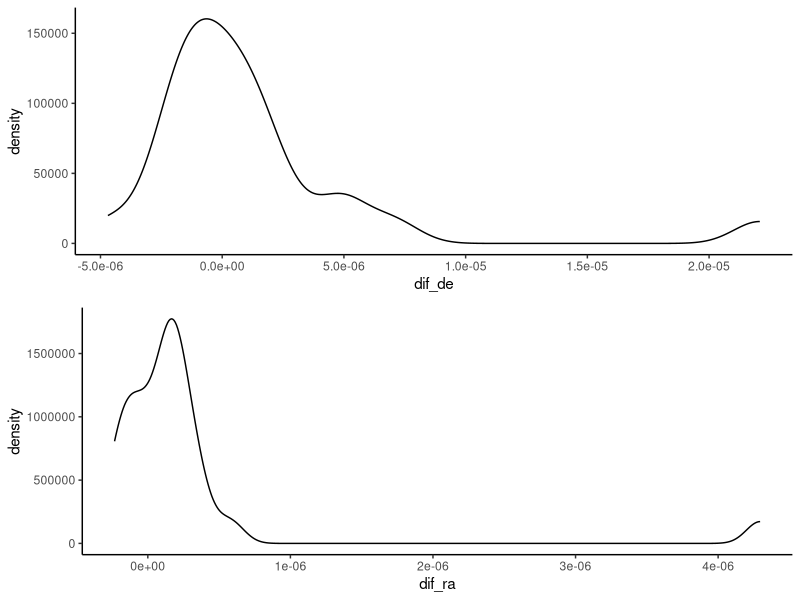
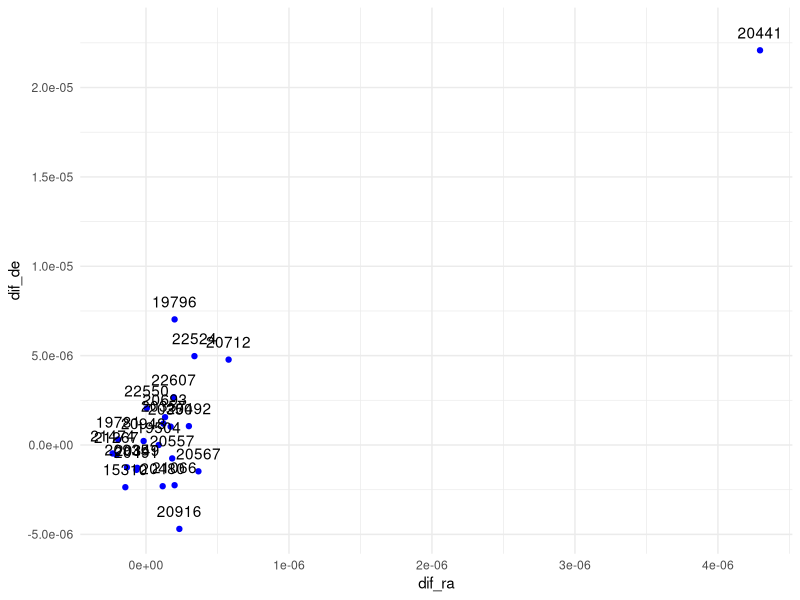
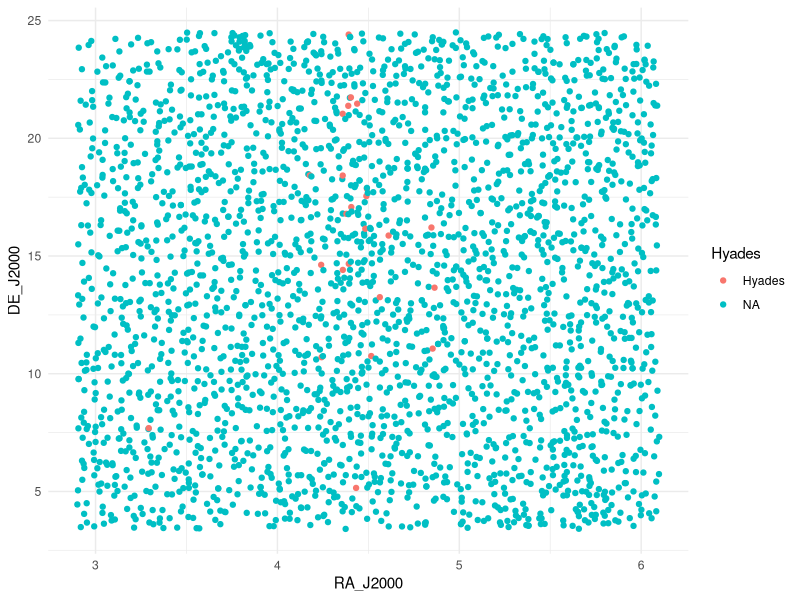
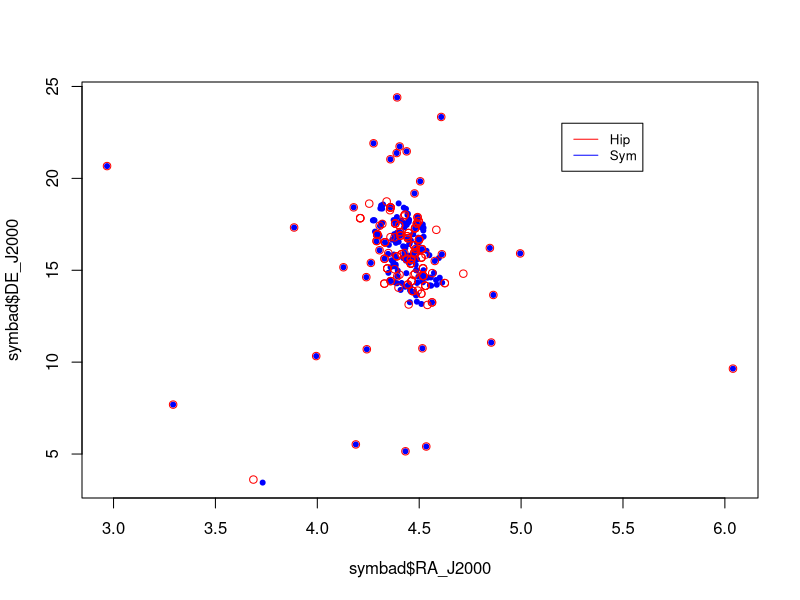
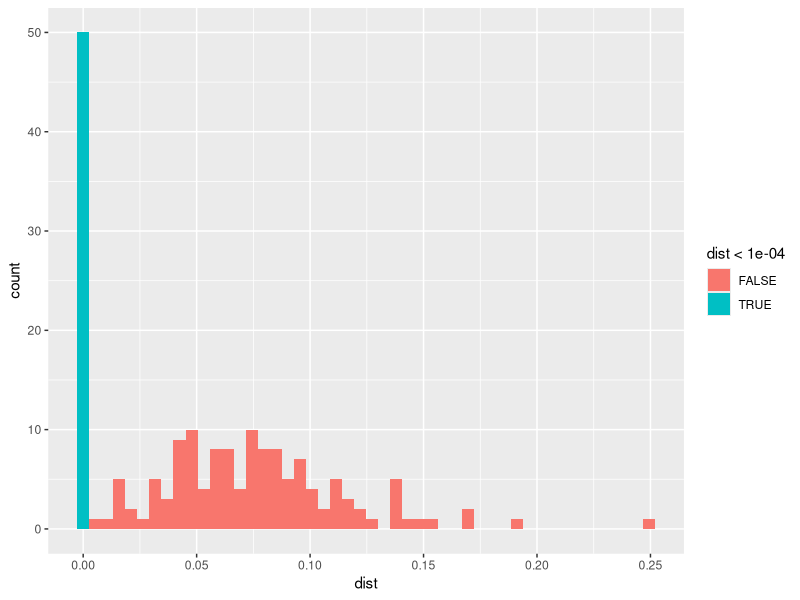

Write the R code that produced these figures, in order.
## ---- chunk 1
rm(list=ls())

library(tidyverse)
library(ggplot2)
library(tidyr)
library(dplyr)
library(purrr)
library(readxl)
library(ggpubr)
library(magrittr)
## ---- chunk 2
# Busqueda de estrellas idénticas en diferentes catalogos

# Carga de archivos en R
#
# Carga del catalogo Hipparcos
hip <- read_excel("..//00.Datos_y_TP//hyades_source.xlsx", sheet = 2)

#Carga del Catalogo Symbad
symbad <- read_excel("..//00.Datos_y_TP//hyades_source.xlsx", sheet = 1)

#Carga del Catalogo Tycho
tycho <- read_excel("..//00.Datos_y_TP//hyades_source.xlsx", sheet = 3)

# Los estrellas en el siguiente archivo son las unicas estrellas que sabemos que son 
# Hyades y ademas conocemos su ID en Hipparcos
idcruz <- read_excel("..//00.Datos_y_TP//id_cruzada_Symbad_Hipparcos.xlsx", col_names = c("HD","HIP"))

## ---- chunk 3
# Los identificadores tienen un espacio en blanco al final
symbad$identifier <- sub("\\W$", "", symbad$identifier)

# Agregamos una variable al dataframe Symbad indicando cuales 
# de las Hyades tienen ID en Hipparcos
symbad$idHip <- symbad$identifier %in% idcruz$HD


## ---- chunk 4
idcruz <- idcruz %>%
  mutate(HIP_2 = sub("HIP ","", HIP))
  

hip_hyades <- hip %>%
  mutate(HIP = as.character(HIP)) %>%
  inner_join(., idcruz, by = c("HIP" = "HIP_2")) %>%
  inner_join(., symbad, by = c("HD" = "identifier")) %>%
  mutate(dif_ra = RA_J2000.x - RA_J2000.y) %>%
  mutate(dif_de = DE_J2000.x - DE_J2000.y)

hip_hyades
## ---- chunk 5

p1 <- ggplot(hip_hyades,aes(x=dif_de)) +
  geom_density() +
  theme_classic()

p2 <- ggplot(hip_hyades,aes(x=dif_ra)) +
  geom_density() +
  theme_classic()

ggarrange(p1, p2, nrow = 2, ncol = 1)

## ---- chunk 6

ggplot(hip_hyades,aes(y=dif_de, x = dif_ra)) +
  geom_point(colour = "blue") +
  geom_text(aes(label=HIP), nudge_y = 0.000001) +
  theme_minimal()

## ---- chunk 7


hip_hyades %>% filter(., HIP == "22524" | HIP == "19796" | HIP == "20441" | HIP == "20916") %>% select(., HIP, RA_J2000.x, RA_J2000.y, dif_ra, DE_J2000.x, DE_J2000.y, dif_de)


## ---- chunk 8
hip <- hip %>% 
  mutate(HIP = as.character(HIP)) %>%
  left_join(., hip_hyades[,c(1,9)], by = "HIP") %>% 
  mutate(Hyades = if_else(is.na(HD) == T, "NA", "Hyades"))
    

ggplot(hip,aes(y=DE_J2000, x = RA_J2000, color = Hyades)) +
  geom_point() +
  #geom_text(aes(label=HIP), nudge_y = 0.000001) +
  theme_minimal()


## ---- chunk 9

nint <- 50
ra.min <- min(hip$RA_J2000)
ra.max <- max(hip$RA_J2000)
de.min <- min(hip$DE_J2000)
de.max <- max(hip$DE_J2000)
ra.dif <- ra.max - ra.min
de.dif <- de.max - de.min
ra.sp <- ra.dif/(nint-1)
de.sp <- de.dif/(nint-1)
## ---- chunk 10

vecx <- c(-1,0,1)
vecy <- c(-1,0,1)
ind.estrella <- data.frame(matrix(nrow=nrow(hip), ncol=2))
names(ind.estrella) <- c("rec","dec")
ind.estrella$rec <- floor((hip$RA_J2000 - ra.min)/ra.sp) + 1 
ind.estrella$dec <- floor((hip$DE_J2000 - de.min)/de.sp) + 1 
## ---- chunk 11
symbad$rac <- floor((symbad$RA_J2000 - ra.min)/ra.sp) + 1 
symbad$dec <- floor((symbad$DE_J2000 - de.min)/de.sp) + 1 
## ---- chunk 12


obtener.vecinas <- function(consulta){
# Esta funcion busca las estrellas mas proximas a una estrella del 
# listado Symbad  
  # primero busca cuales son las celdas a consultar
  exstar <- consulta$rac
  eystar <- consulta$dec
  exstar.vec <- (exstar + vecx) [exstar + vecx > 0]
  eystar.vec <- (eystar + vecy) [eystar + vecy > 0]
  star.vec <- expand.grid(rec=exstar.vec, dec=eystar.vec)
  # luego se extrae un dataframe con las estrellas que estan en la zona de consulta
  vecinas <- hip[ind.estrella$rec == star.vec$rec[1] & ind.estrella$dec == star.vec$dec[1],]
  for(j in 2:nrow(star.vec)) {
    vecinas <- rbind(vecinas, hip[ind.estrella$rec == star.vec$rec[j] & ind.estrella$dec == star.vec$dec[j],] )  
  }
  return(vecinas)
  # retorna el dataframe
}

mas.cercana <- function(consulta, vecinas){
# Esta funcion a partir de la conuslta Symbad y del listado de vecinas
# busca la mas cercana  
  mindist <- sqrt(sum((consulta[c(6,8)] - vecinas[1,c(2,3)])^2))
  masvecina <- vecinas[1,]
  for(i in 2:nrow(vecinas)){
    nvd = sqrt(sum((consulta[c(6,8)] - vecinas[i,c(2,3)])^2))
    if(nvd < mindist) {
      mindist = nvd
      masvecina <- vecinas[i,]
    }
  }
  # la funcion retorna la distancia y los datos de la estrella mas cercana
  # una mejora de esta funcion seria generar una alarma si dos estrellas estan igual de
  # cerca a la consulta
  return(list(mas.vecina=masvecina, dist.min=mindist))
}
## ---- chunk 13

symbad.dists <- array()
symbad.mas.vecina <- data.frame("HIP"=NA, "RA_J2000"=NA, "DE_J2000"=NA, "Plx"=NA, 
                                "pmRA"=NA, "pmDE"=NA, "Vmag"=NA, "B_V"=NA)
## ---- chunk 14
for(j in 1:nrow(symbad)){
  vecinas <- obtener.vecinas(symbad[j,])
  posibles.iguales <- mas.cercana(symbad[j,], vecinas )
  symbad.dists[j] <- posibles.iguales$dist.min
  symbad.mas.vecina[j,] <- posibles.iguales$mas.vecina
}
## ---- chunk 15

symbad.dists

## ---- chunk 16
symbad.mas.vecina

## ---- chunk 17

plot(symbad$RA_J2000, symbad$DE_J2000, pch=20, col="blue")
points(symbad.mas.vecina$RA_J2000, symbad.mas.vecina$DE_J2000, pch=21, col="red")
legend(5.2, 23, legend=c("Hip", "Sym"),col=c("red", "blue"), lty=1, cex=0.8)
## ---- chunk 18

symbad.aumentado <- data.frame(symbad, dist=symbad.dists, cercanaHip=symbad.mas.vecina$HIP )
## ---- chunk 19

symbad.aumentado$idcruzHip <- NA
for(i in 1:nrow(symbad.aumentado)){
  if(symbad.aumentado$identifier[i] %in% idcruz$HD) {
    symbad.aumentado$idcruzHip[i] <- idcruz$HIP[idcruz$HD==symbad.aumentado$identifier[i]]
  }
}
symbad.aumentado$idcruzHip <- as.numeric(sub("HIP ", "", symbad.aumentado$idcruzHip))
## ---- chunk 20

symbad.aumentado2 <- symbad.aumentado %>% left_join(., hip[,c(1,2,3)], by = c("cercanaHip" = "HIP")) %>% mutate(dif_ra = RA_J2000.x - RA_J2000.y) %>% mutate(dif_de = DE_J2000.x - DE_J2000.y)

## ---- chunk 21
ggplot(symbad.aumentado2, aes(x = dist, fill = dist<0.0001)) +
  geom_histogram(bins = 48)
## ---- chunk 22
symbad_seleccion <- symbad.aumentado2 %>%
  select(.,identifier , cercanaHip, idcruzHip, dist, dif_ra, dif_de) %>%
  group_by(cercanaHip) %>%
  filter(dist < 0.001)

symbad_seleccion
## ---- chunk 23
#write_csv(symbad_seleccion, "..//00.Datos_y_TP//Hyades_seleccion.csv")
